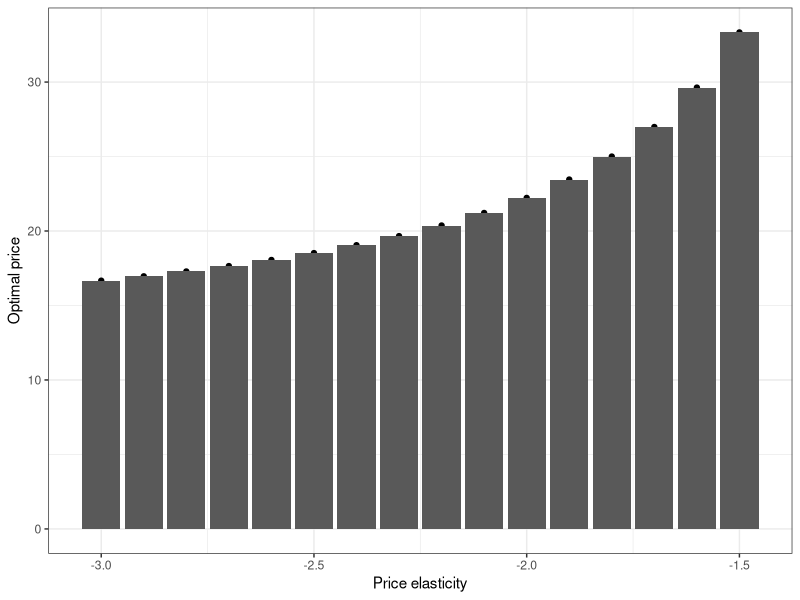

Write R code to recreate this figure.
## ---- chunk 1
knitr::opts_chunk$set(echo = TRUE)
## ---- chunk 2
price<-function(b, cost, m=1, l=0) (b/(b+1))*((cost-l)/m)
## ---- chunk 3
library(ggplot2)
b<-seq(-1.5, -3, -0.1)
p<-price(b, 10, 0.9)
qplot(x=b, y=p) +geom_bar(stat="identity")+ theme_bw() + xlab("Price elasticity") + ylab("Optimal price")
